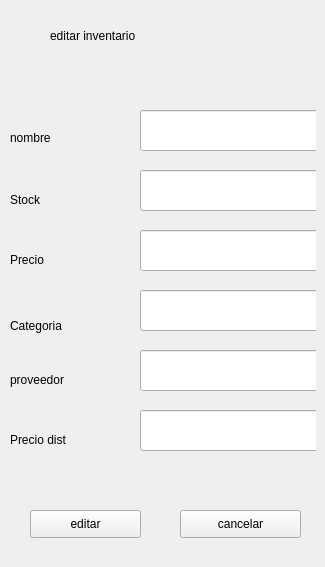
               <widget class="QWidget" name="editar">
                <widget class="QWidget" name="widget_4" native="true">
                 <property name="geometry">
                  <rect>
                   <x>10</x>
                   <y>20</y>
                   <width>306</width>
                   <height>538</height>
                  </rect>
                 </property>
                 <widget class="QLineEdit" name="reg_nI">
                  <property name="geometry">
                   <rect>
                    <x>130</x>
                    <y>90</y>
                    <width>181</width>
                    <height>41</height>
                   </rect>
                  </property>
                 </widget>
                 <widget class="QLineEdit" name="reg_sI">
                  <property name="geometry">
                   <rect>
                    <x>130</x>
                    <y>150</y>
                    <width>181</width>
                    <height>41</height>
                   </rect>
                  </property>
                 </widget>
                 <widget class="QLineEdit" name="reg_pI">
                  <property name="geometry">
                   <rect>
                    <x>130</x>
                    <y>210</y>
                    <width>181</width>
                    <height>41</height>
                   </rect>
                  </property>
                 </widget>
                 <widget class="QLineEdit" name="reg_cI">
                  <property name="geometry">
                   <rect>
                    <x>130</x>
                    <y>270</y>
                    <width>181</width>
                    <height>41</height>
                   </rect>
                  </property>
                 </widget>
                 <widget class="QLineEdit" name="reg_proI">
                  <property name="geometry">
                   <rect>
                    <x>130</x>
                    <y>330</y>
                    <width>181</width>
                    <height>41</height>
                   </rect>
                  </property>
                 </widget>
                 <widget class="QLabel" name="label_15">
                  <property name="geometry">
                   <rect>
                    <x>40</x>
                    <y>0</y>
                    <width>241</width>
                    <height>31</height>
                   </rect>
                  </property>
                  <property name="text">
                   <string>editar inventario</string>
                  </property>
                 </widget>
                 <widget class="QLabel" name="label_16">
                  <property name="geometry">
                   <rect>
                    <x>0</x>
                    <y>110</y>
                    <width>91</width>
                    <height>16</height>
                   </rect>
                  </property>
                  <property name="text">
                   <string>nombre</string>
                  </property>
                 </widget>
                 <widget class="QLabel" name="label_17">
                  <property name="geometry">
                   <rect>
                    <x>0</x>
                    <y>170</y>
                    <width>91</width>
                    <height>20</height>
                   </rect>
                  </property>
                  <property name="text">
                   <string>Stock</string>
                  </property>
                 </widget>
                 <widget class="QLabel" name="label_18">
                  <property name="geometry">
                   <rect>
                    <x>0</x>
                    <y>230</y>
                    <width>91</width>
                    <height>20</height>
                   </rect>
                  </property>
                  <property name="text">
                   <string>Precio</string>
                  </property>
                 </widget>
                 <widget class="QLabel" name="label_19">
                  <property name="geometry">
                   <rect>
                    <x>0</x>
                    <y>290</y>
                    <width>121</width>
                    <height>31</height>
                   </rect>
                  </property>
                  <property name="text">
                   <string>Categoria</string>
                  </property>
                 </widget>
                 <widget class="QLabel" name="label_20">
                  <property name="geometry">
                   <rect>
                    <x>0</x>
                    <y>350</y>
                    <width>121</width>
                    <height>20</height>
                   </rect>
                  </property>
                  <property name="text">
                   <string>proveedor</string>
                  </property>
                 </widget>
                 <widget class="QPushButton" name="btn_editarI">
                  <property name="geometry">
                   <rect>
                    <x>20</x>
                    <y>490</y>
                    <width>111</width>
                    <height>28</height>
                   </rect>
                  </property>
                  <property name="text">
                   <string>editar</string>
                  </property>
                  <property name="icon">
                   <iconset>
                    <normaloff>img/editar.png</normaloff>img/editar.png</iconset>
                  </property>
                  <property name="iconSize">
                   <size>
                    <width>28</width>
                    <height>28</height>
                   </size>
                  </property>
                 </widget>
                 <widget class="QPushButton" name="pushButton_4">
                  <property name="geometry">
                   <rect>
                    <x>170</x>
                    <y>490</y>
                    <width>121</width>
                    <height>28</height>
                   </rect>
                  </property>
                  <property name="text">
                   <string>cancelar</string>
                  </property>
                  <property name="icon">
                   <iconset>
                    <normaloff>img/cancelar.png</normaloff>img/cancelar.png</iconset>
                  </property>
                  <property name="iconSize">
                   <size>
                    <width>28</width>
                    <height>28</height>
                   </size>
                  </property>
                 </widget>
                 <widget class="QLineEdit" name="reg_dI">
                  <property name="geometry">
                   <rect>
                    <x>130</x>
                    <y>390</y>
                    <width>181</width>
                    <height>41</height>
                   </rect>
                  </property>
                 </widget>
                 <widget class="QLabel" name="label_21">
                  <property name="geometry">
                   <rect>
                    <x>0</x>
                    <y>410</y>
                    <width>121</width>
                    <height>20</height>
                   </rect>
                  </property>
                  <property name="text">
                   <string>Precio dist</string>
                  </property>
                 </widget>
                </widget>
               </widget>
